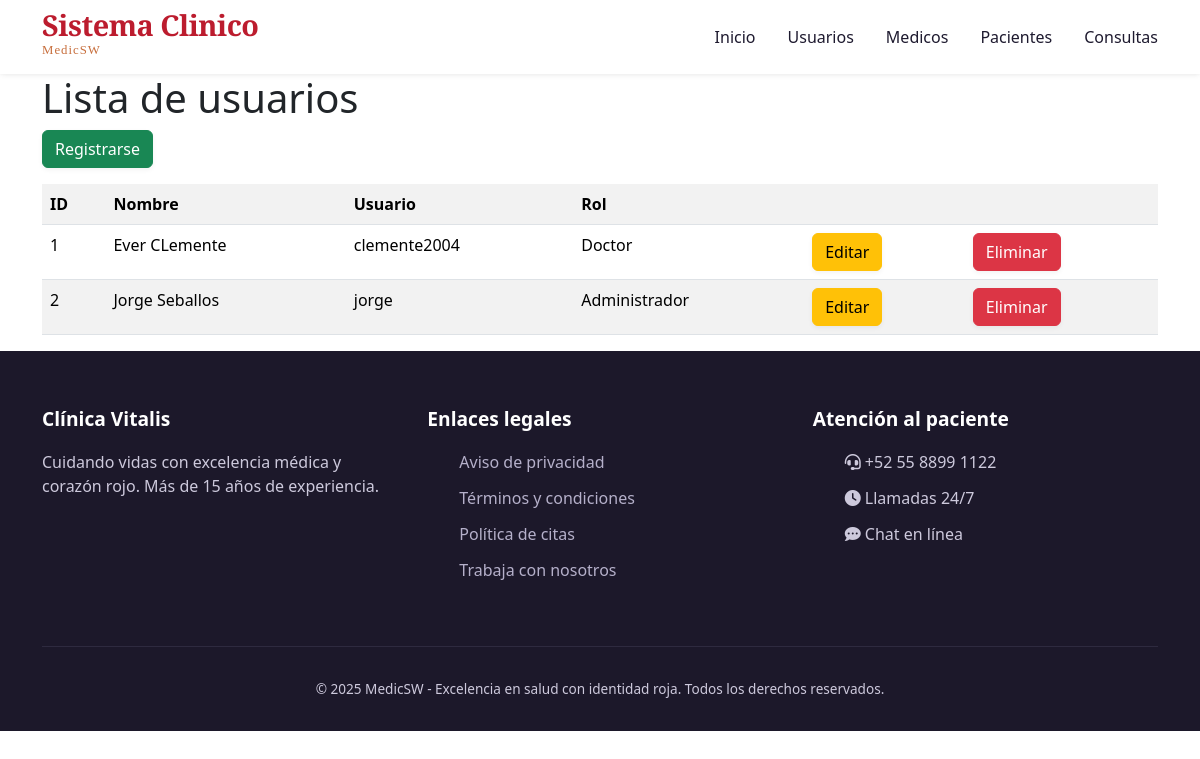
/usuarios/, run on an earlier commit of the app's database.
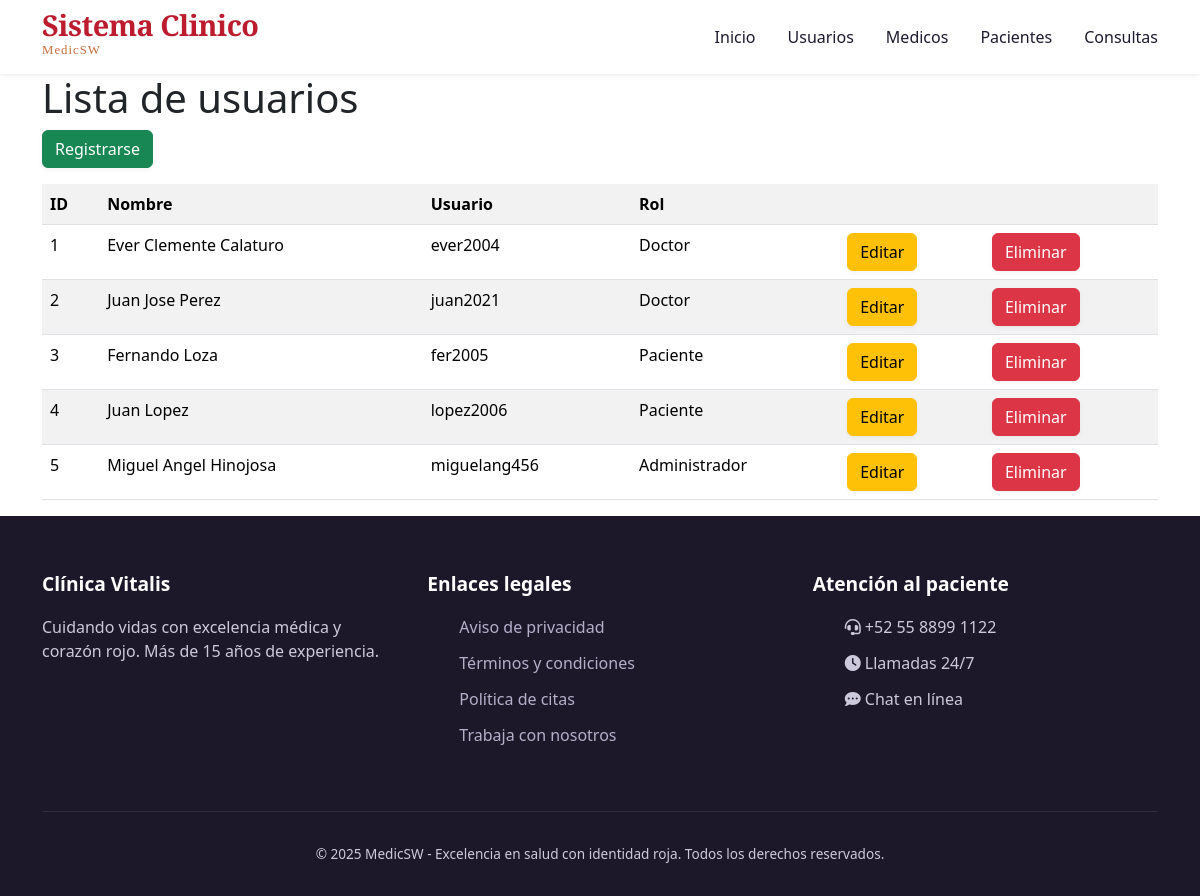
And on a later commit of the database.
### models/usuario_model.py (models this page shows, shortened)
class Usuario(db.Model):
    __tablename__ = "usuarios"
    id = db.Column(db.Integer, primary_key = True)
    nombre = db.Column(db.String(80), nullable = False)
    username = db.Column(db.String(20), nullable = False)
    password = db.Column(db.String, nullable = False)
    rol = db.Column(db.String(20), nullable = False)
    @staticmethod
    def get_all():
        return Usuario.query.all()

### controllers/usuario_control.py (the view)
@usuario_bp.route("/")
def index():
    usuarios = Usuario.get_all()
    return usuario_view.list(usuarios)

### views/usuario_view.py (called while the page is built)
def list(usuarios):
    return render_template('usuarios/index.html', usuarios = usuarios)

### templates/usuarios/index.html (shortened to what this page needs)
{% extends 'base.html' %}
{% block content %}
<h1>Lista de usuarios</h1>
<a href="{{url_for('usuario.create')}}" class="btn btn-success mb-3">Registrarse</a>
<table class="table table-striped">
    <tr>
        <th>ID</th>
        <th>Nombre</th>
        <th>Usuario</th>
        <th>Rol</th>
        <th></th>
        <th></th>
    </tr>
    {% for item in usuarios %}
    <tr>
        <td>{{item.id}}</td>
        <td>{{item.nombre}}</td>
        <td>{{item.username}}</td>
        <td>{{item.rol}}</td>
        <td>
            <a href="{{url_for('usuario.edit',id=item.id)}}" class="btn btn-warning">Editar</a>
        </td>
        <td>
            <a href="{{url_for('usuario.delete', id= item.id)}}" class="btn btn-danger">Eliminar</a>
        </td>
    </tr>
    {% endfor %}
</table>
{% endblock%}

### templates/base.html (shortened to what this page needs)
<!DOCTYPE html>
<html lang="es">
<head>
    <link rel="stylesheet" href="https://cdnjs.cloudflare.com/ajax/libs/font-awesome/6.0.0-beta3/css/all.min.css">
    <link rel="stylesheet" href="{{ url_for('static', filename='css/stylos.css') }}">
    <link href="https://cdn.jsdelivr.net/npm/bootstrap@5.3.8/dist/css/bootstrap.min.css" rel="stylesheet"
>
</head>
<body>
    <header class="navbar">
        <div class="container nav-container">
            <div class="logo">
                <h1>Sistema Clinico<span>MedicSW</span></h1>
            </div>
            <div class="nav-links" id="navLinks">
                <a href="/">Inicio</a>
                <a href="/usuarios/" >Usuarios</a>
                <a href="/medicos/">Medicos</a>
                <a href="/pacientes/">Pacientes</a>
                <a href="/consultas/">Consultas</a>
            </div>
        </div>
    </header>
    <div class="container" >
        {% block content %}
        {% endblock %}
    </div>
    <footer>
        <div class="container">
            <div class="footer-grid">
                <div class="footer-col">
                    <h4>Clínica Vitalis</h4>
                    <p>Cuidando vidas con excelencia médica y corazón rojo. Más de 15 años de experiencia.</p>
                </div>
                <div class="footer-col">
                    <h4>Enlaces legales</h4>
                    <ul>
                        <li><a href="#">Aviso de privacidad</a></li>
                        <li><a href="#">Términos y condiciones</a></li>
                        <li><a href="#">Política de citas</a></li>
                        <li><a href="#">Trabaja con nosotros</a></li>
                    </ul>
                </div>
                <div class="footer-col">
                    <h4>Atención al paciente</h4>
                    <ul>
                        <li><i class="fas fa-headset"></i> +52 55 8899 1122</li>
                        <li><i class="fas fa-clock"></i> Llamadas 24/7</li>
                        <li><i class="fas fa-comment-dots"></i> Chat en línea</li>
                    </ul>
                </div>
            </div>
            <div class="copyright">© 2025 MedicSW - Excelencia en salud con identidad roja. Todos los derechos
                reservados.</div>
        </div>
    </footer>
</body>
</html>

### static/css/stylos.css (style rules this page uses)
* { margin: 0; padding: 0; box-sizing: border-box; }
body { font-family: 'Inter', sans-serif; background-color: #fefaf9; color: #1e1a2f; line-height: 1.5; scroll-behavior: smooth; }
:root { --primary: #bc1c2e; --primary-dark: #8e1624; --primary-light: #ffe8ea; --accent: #c76e3c; --accent-light: #fef0e6; --gray-light: #faf7f5; --gray-border: #ede5e2; --text-dark: #1e1a2f; --text-muted: #4a4458; --white: #ff0000; --shadow-sm: 0 10px 25px -5px rgba(0, 0, 0, 0.05), 0 8px 10px -6px rgba(0, 0, 0, 0.02); --shadow-md: 0 20px 28px -12px rgba(188, 28, 46, 0.12); --transition: all 0.25s ease; }
.container { max-width: 1280px; margin: 0 auto; padding: 0 32px; }
.btn { display: inline-flex; align-items: center; gap: 10px; background-color: var(--primary); color: white; font-weight: 600; padding: 12px 28px; border-radius: 40px; text-decoration: none; transition: var(--transition); border: none; cursor: pointer; font-size: 1rem; box-shadow: 0 2px 5px rgba(0,0,0,0.05); }
.navbar { background: rgba(255,255,255,0.96); backdrop-filter: blur(4px); box-shadow: 0 1px 3px rgba(0,0,0,0.03), 0 2px 6px rgba(0,0,0,0.05); position: sticky; top: 0; z-index: 1000; padding: 16px 0; }
.nav-container { display: flex; justify-content: space-between; align-items: center; flex-wrap: wrap; }
.logo h1 { font-size: 1.8rem; font-weight: 700; font-family: 'Playfair Display', serif; color: var(--primary); letter-spacing: -0.5px; }
.logo span { font-size: 0.8rem; font-weight: 400; color: var(--accent); display: block; letter-spacing: 1px; }
.nav-links { display: flex; gap: 32px; align-items: center; }
.nav-links a { text-decoration: none; font-weight: 500; color: var(--text-dark); transition: var(--transition); font-size: 1rem; }
footer { background: #1c182a; color: #cdc9dc; padding: 56px 0 32px; }
.footer-grid { display: grid; grid-template-columns: repeat(auto-fit, minmax(200px, 1fr)); gap: 40px; margin-bottom: 48px; }
.footer-col h4 { color: white; font-weight: 600; margin-bottom: 20px; font-size: 1.2rem; }
.footer-col ul { list-style: none; }
.footer-col li, .footer-col p { margin-bottom: 12px; }
.footer-col a { color: #b5b0ca; text-decoration: none; transition: color 0.2s; }
.copyright { text-align: center; padding-top: 32px; border-top: 1px solid #2e2a3f; font-size: 0.85rem; }
html { scroll-padding-top: 80px; }

What changed in the data, as far as the page shows it:
changed Usuario id 1: nombre "Ever CLemente" → "Ever Clemente Calaturo"; username "clemente2004" → "ever2004"
changed Usuario id 2: nombre "Jorge Seballos" → "Juan Jose Perez"; username "jorge" → "juan2021"; rol "Administrador" → "Doctor"
added Usuario: id "3", nombre "Fernando Loza", username "fer2005", rol "Paciente"
added Usuario: id "4", nombre "Juan Lopez", username "lopez2006", rol "Paciente"
added Usuario: id "5", nombre "Miguel Angel Hinojosa", username "miguelang456", rol "Administrador"
